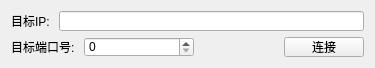
<?xml version="1.0" encoding="UTF-8"?>
<ui version="4.0">
 <class>NewConnect</class>
 <widget class="QWidget" name="NewConnect">
  <property name="geometry">
   <rect>
    <x>0</x>
    <y>0</y>
    <width>375</width>
    <height>68</height>
   </rect>
  </property>
  <property name="minimumSize">
   <size>
    <width>0</width>
    <height>68</height>
   </size>
  </property>
  <property name="maximumSize">
   <size>
    <width>16777215</width>
    <height>68</height>
   </size>
  </property>
  <property name="windowTitle">
   <string>新连接</string>
  </property>
  <layout class="QGridLayout" name="gridLayout">
   <item row="0" column="0">
    <widget class="QWidget" name="widget" native="true">
     <layout class="QHBoxLayout" name="horizontalLayout">
      <property name="spacing">
       <number>6</number>
      </property>
      <property name="leftMargin">
       <number>0</number>
      </property>
      <property name="topMargin">
       <number>0</number>
      </property>
      <property name="rightMargin">
       <number>0</number>
      </property>
      <property name="bottomMargin">
       <number>0</number>
      </property>
      <item>
       <widget class="QLabel" name="label">
        <property name="text">
         <string>目标IP: </string>
        </property>
       </widget>
      </item>
      <item>
       <widget class="QLineEdit" name="IP"/>
      </item>
     </layout>
    </widget>
   </item>
   <item row="1" column="0">
    <widget class="QWidget" name="widget_2" native="true">
     <layout class="QHBoxLayout" name="horizontalLayout_2">
      <property name="spacing">
       <number>6</number>
      </property>
      <property name="leftMargin">
       <number>0</number>
      </property>
      <property name="topMargin">
       <number>0</number>
      </property>
      <property name="rightMargin">
       <number>0</number>
      </property>
      <property name="bottomMargin">
       <number>0</number>
      </property>
      <item>
       <widget class="QLabel" name="label_2">
        <property name="text">
         <string>目标端口号: </string>
        </property>
       </widget>
      </item>
      <item>
       <widget class="QSpinBox" name="port">
        <property name="minimumSize">
         <size>
          <width>110</width>
          <height>0</height>
         </size>
        </property>
        <property name="maximum">
         <number>65535</number>
        </property>
       </widget>
      </item>
      <item>
       <spacer name="horizontalSpacer">
        <property name="orientation">
         <enum>Qt::Orientation::Horizontal</enum>
        </property>
        <property name="sizeHint" stdset="0">
         <size>
          <width>40</width>
          <height>20</height>
         </size>
        </property>
       </spacer>
      </item>
      <item>
       <widget class="QPushButton" name="connect">
        <property name="minimumSize">
         <size>
          <width>0</width>
          <height>0</height>
         </size>
        </property>
        <property name="maximumSize">
         <size>
          <width>16777215</width>
          <height>16777215</height>
         </size>
        </property>
        <property name="text">
         <string>连接</string>
        </property>
       </widget>
      </item>
     </layout>
    </widget>
   </item>
  </layout>
 </widget>
 <resources/>
 <connections/>
</ui>
